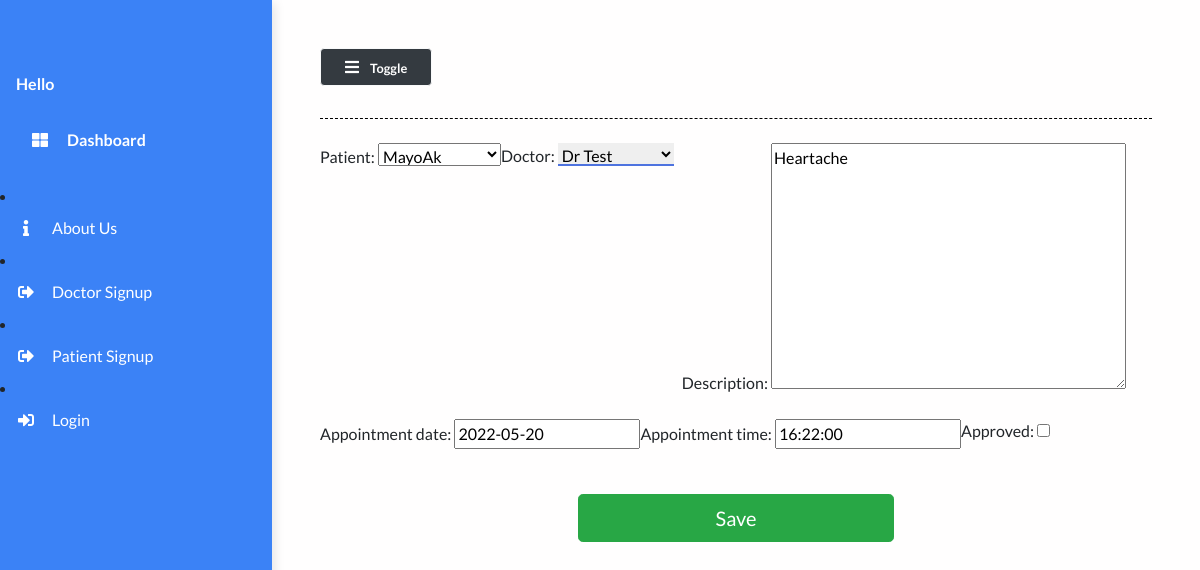
The page /appointmentUpdate/59 on the database as committed earlier.
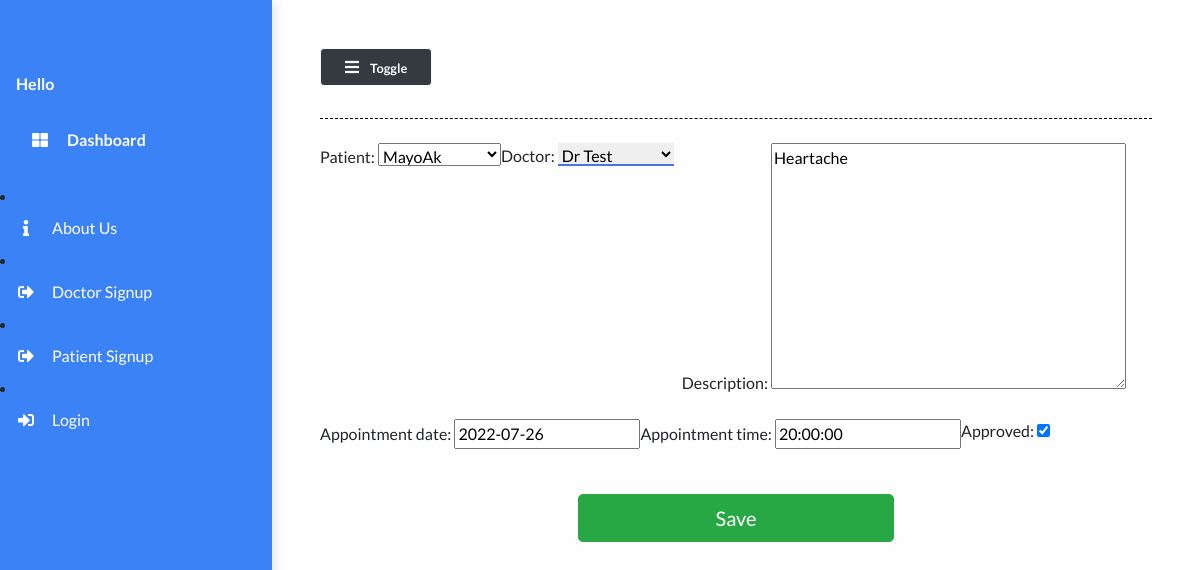
The same page on the database as committed later.
### main/models.py (models this page shows, shortened)
class Appointment(models.Model):
    patient = models.ForeignKey("Patient", on_delete=models.CASCADE)
    doctor = models.ForeignKey("Doctor", on_delete=models.CASCADE, null=True)
    description=models.TextField(null=True)
    appointment_date = models.DateField(null=True)
    appointment_time = models.TimeField(blank=True, null=True)
    approved = models.BooleanField(default=False)

### main/views.py (the view)
# urls.py: path("appointmentUpdate/<int:pk>", views.AppointmentUpdateView.as_view(), name="appointmentUpdate"),
class AppointmentUpdateView(UpdateView):
    form_class = AppointmentForm
    template_name = 'main/appointmentUpdate.html'
    model = Appointment
    success_url = "/doctor-appointments"

### main/forms.py
class AppointmentForm(forms.ModelForm):
    class Meta:
        model = Appointment
        fields = '__all__'

### main/models.py (called while the page is built)
    def __str__(self):
        return self.name

    def __str__(self):
        return self.name

### main/templates/main/appointmentUpdate.html (shortened to what this page needs)
{% extends 'main/base.html' %}
{% load static %}
{% block content %}
    <form class="form" action="" method="post" id="appointmentForm">
        <div class="container">
            <div class="patient-form">
            <div class="row">{{form.as_p}}</div>
            </div>
        </div>
        <div class="form-group">
            <div class="col-md-5 mx-auto">
            <br />
            <button class="btn btn-lg btn-success btn-block mx-auto" type="submit">
                 Save
            </button>
            </div>
        </div>
    </form>
{% endblock content %}

Rows that differ between the two databases and show on the page:
changed Appointment "MayoAk": appointment_date "2022-05-20" → "2022-07-26"; appointment_time "16:22:00" → "20:00:00"; approved "☐" → "☑"
